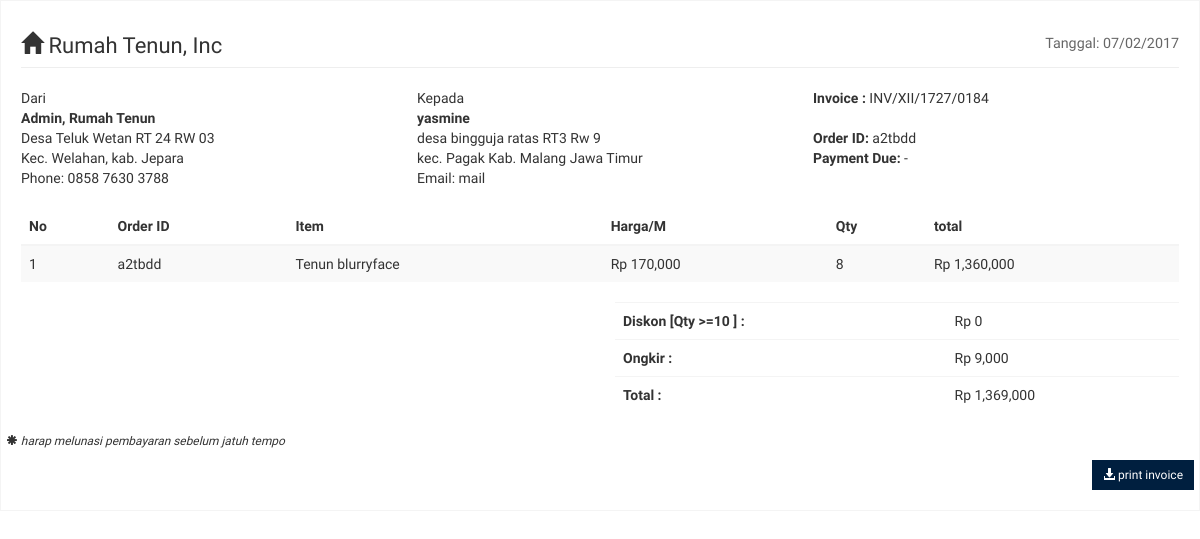
/invoice.php?id=a2tbdd, run on an earlier commit of the app's database.
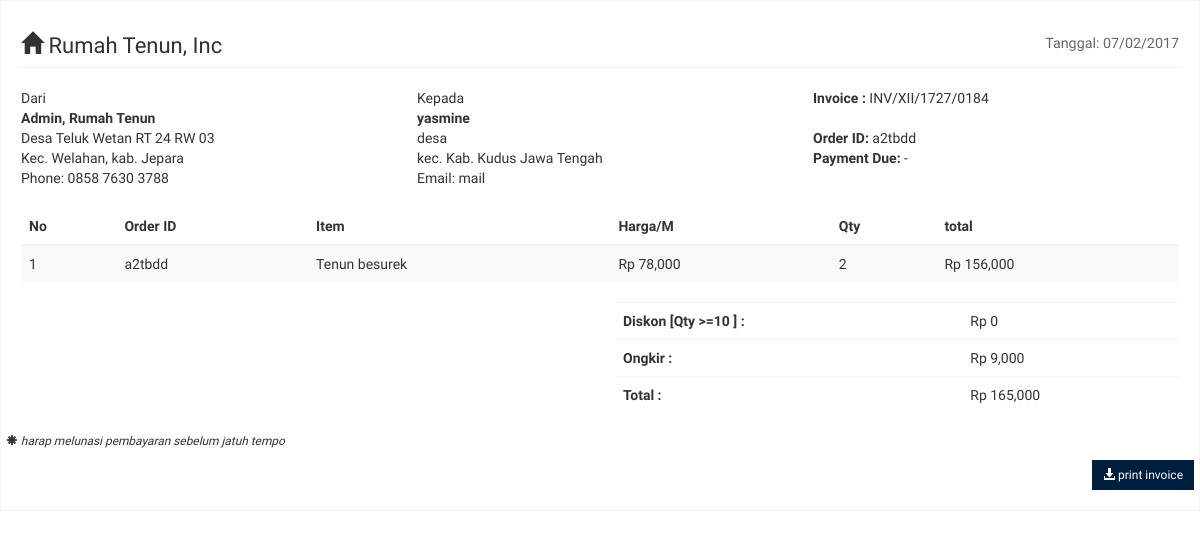
And on a later commit of the database.
### tables this page shows
CREATE TABLE `penjualan` (
  `kode` varchar(30) NOT NULL,
  `tanggal` date NOT NULL,
  `nama_barang` varchar(20) NOT NULL,
  `harga_jual` int(6) NOT NULL,
  `jumlah` int(3) NOT NULL,
  `total_harga` int(7) NOT NULL,
  `laba` int(9) NOT NULL,
  `status` enum('ok','pending') NOT NULL,
  `input_oleh` varchar(20) DEFAULT NULL,
  PRIMARY KEY (`kode`)
);

CREATE TABLE `pembeli` (
  `kode` varchar(10) NOT NULL,
  `nama` varchar(30) NOT NULL,
  `kontak` varchar(30) NOT NULL,
  `prov` varchar(40) NOT NULL,
  `kab` varchar(40) NOT NULL,
  `kec` varchar(30) NOT NULL,
  `alamat2` text NOT NULL,
  `kurir` enum('jne','tiki','pos_indo') NOT NULL,
  `resi` varchar(15) NOT NULL,
  PRIMARY KEY (`kode`)
);

### invoice.php (the view, shortened to what this page needs)
<?php
include 'koneksi.php';
$kode=$_GET['id'];
$sql = "SELECT penjualan.kode AS kode2,nama_barang,harga_jual,jumlah,total_harga,nama,alamat2,kec,kab,prov,kontak FROM penjualan INNER JOIN pembeli ON penjualan.kode=pembeli.kode WHERE penjualan.kode='$kode'";
$tampil =mysqli_query($link,$sql);
$r=mysqli_fetch_assoc($tampil);
?>
<!DOCTYPE html>
<html>
<head>
	<link rel="stylesheet" href="bootstrap/css/bootstrap.min.css">
	<link rel="stylesheet" href="dist/css/AdminLTE.min.css">
</head>
<body>
    <section class="invoice">
      <div class="row">
        <div class="col-xs-12">
          <h2 class="page-header">
            <span class="glyphicon glyphicon-home"></span> Rumah Tenun, Inc
            <small class="pull-right">Tanggal: <?php echo date('d/m/Y'); ?></small>
          </h2>
        </div>
      </div>
      <div class="row invoice-info">
        <div class="col-sm-4 invoice-col">
          Dari
          <address>
            <strong>Admin, Rumah Tenun</strong><br>
            Desa Teluk Wetan RT 24 RW 03<br>
            Kec. Welahan, kab. Jepara<br>
            Phone: 0858 7630 3788
          </address>
        </div>
        <div class="col-sm-4 invoice-col">
          Kepada
          <address>
            <strong><?php echo $r['nama']; ?></strong><br>
            <?php echo $r['alamat2']; ?><br>
            <?php echo 'kec. '.$r['kec'].' '.$r['kab'].' '.$r['prov']; ?><br>
            Email: <?php echo $r['kontak']; ?>
          </address>
        </div>
        <div class="col-sm-4 invoice-col">
          <b>Invoice : </b>INV/XII/<?php echo date('ynj').'/0'.substr(time(),-4,3); ?><br>
          <br>
          <b>Order ID:</b> <?php echo $r['kode2']; ?><br>
          <b>Payment Due:</b> -<br>
        </div>
      </div>
      <div class="row">
        <div class="col-xs-12 table-responsive">
          <table class="table table-striped">
            <thead>
            <tr>
              <th>No</th>
              <th>Order ID</th>
              <th>Item</th>
              <th>Harga/M</th>
              <th>Qty</th>
              <th>total</th>
            </tr>
            </thead>
            <tbody>
            <tr>
              <td><?php echo 1; ?></td>
              <td><?php echo $r['kode2']; ?></td>
              <td><?php echo 'Tenun '.$r['nama_barang']; ?></td>
              <td><?php echo 'Rp '.number_format($r['harga_jual']); ?></td>
              <td><?php echo $r['jumlah']; ?></td>
              <td><?php echo 'Rp '.number_format($r['total_harga']); ?></td>
            </tr>
            </tbody>
          </table>
        </div>
      </div>
      <div class="row">
        <div class="col-md-offset-6 col-xs-6">
          <div class="table-responsive">
            <table class="table table-borderless">
              <tr>
                <th>Diskon [Qty >=10 ] : </th>
                <td>Rp 0</td>
              </tr>
              <tr>
                <th>Ongkir : </th>
                <td>Rp 9,000</td>
              </tr>
              <tr>
                <th>Total : </th>
                <td><?php echo 'Rp '.number_format($r['total_harga']+9000); ?></td>
              </tr>
            </table>
          </div>
        </div>
      <div class="row no-print">
        <div class="col-xs-12">
          <i><p class="small"><span class="glyphicon glyphicon-asterisk"></span> harap melunasi pembayaran sebelum jatuh tempo</p></i>
          <button type="button" class="btn bg-navy btn-sm btn-flat pull-right" onclick="window.print()">
            <span class="glyphicon glyphicon-download-alt"></span> print invoice
          </button>
        </div>
      </div>
    </section>
</body>
</html>

What changed in the data, as far as the page shows it:
changed penjualan "a2tbdd": pembeli.alamat2 "desa bingguja ratas RT3 Rw 9" → "desa"; pembeli.kab "Kab. Malang" → "Kab. Kudus"; pembeli.prov "Jawa Timur" → "Jawa Tengah"; nama_barang "blurryface" → "besurek"; harga_jual "170,000" → "78,000"; jumlah "8" → "2"; total_harga "1,360,000" → "156,000"; $r['total_harga']+9000 "1,369,000" → "165,000"; pembeli.kec "Pagak" → (not shown)
